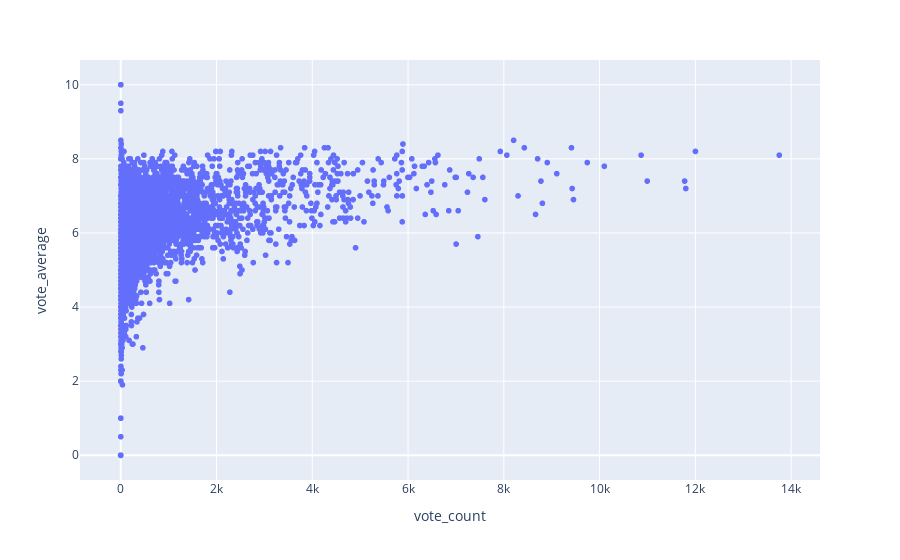

The notebook cell this image was saved under:
### Markdown cell above
Perform some steps so that the model work better:
* Only consider *Released* movies.
* Only consider *popular* movies. This is done by only taking the movies has votes above minimum threshold (0.2 quantile)

### Code cell
import plotly.express as px

fig = px.scatter(df, x='vote_count', y ="vote_average")
fig.show()

### Figure 1 — Plotly figure (JSON) as saved in the notebook; plotly's stock layout.template omitted (floating-point values rounded to 4 significant figures; data arrays with more than 128 entries replaced by an {"elided": "..."} marker saying what was removed)
{"data": [{"hovertemplate": "vote_count=%{x}<br>vote_average=%{y}<extra></extra>", "legendgroup": "", "marker": {"color": "#636efa", "symbol": "circle"}, "mode": "markers", "name": "", "showlegend": false, "type": "scattergl", "x": {"elided": "4803 int values"}, "xaxis": "x", "y": {"elided": "4803 float values"}, "yaxis": "y"}], "layout": {"legend": {"tracegroupgap": 0}, "margin": {"t": 60}, "xaxis": {"anchor": "y", "domain": [0, 1], "title": {"text": "vote_count"}}, "yaxis": {"anchor": "x", "domain": [0, 1], "title": {"text": "vote_average"}}}}
